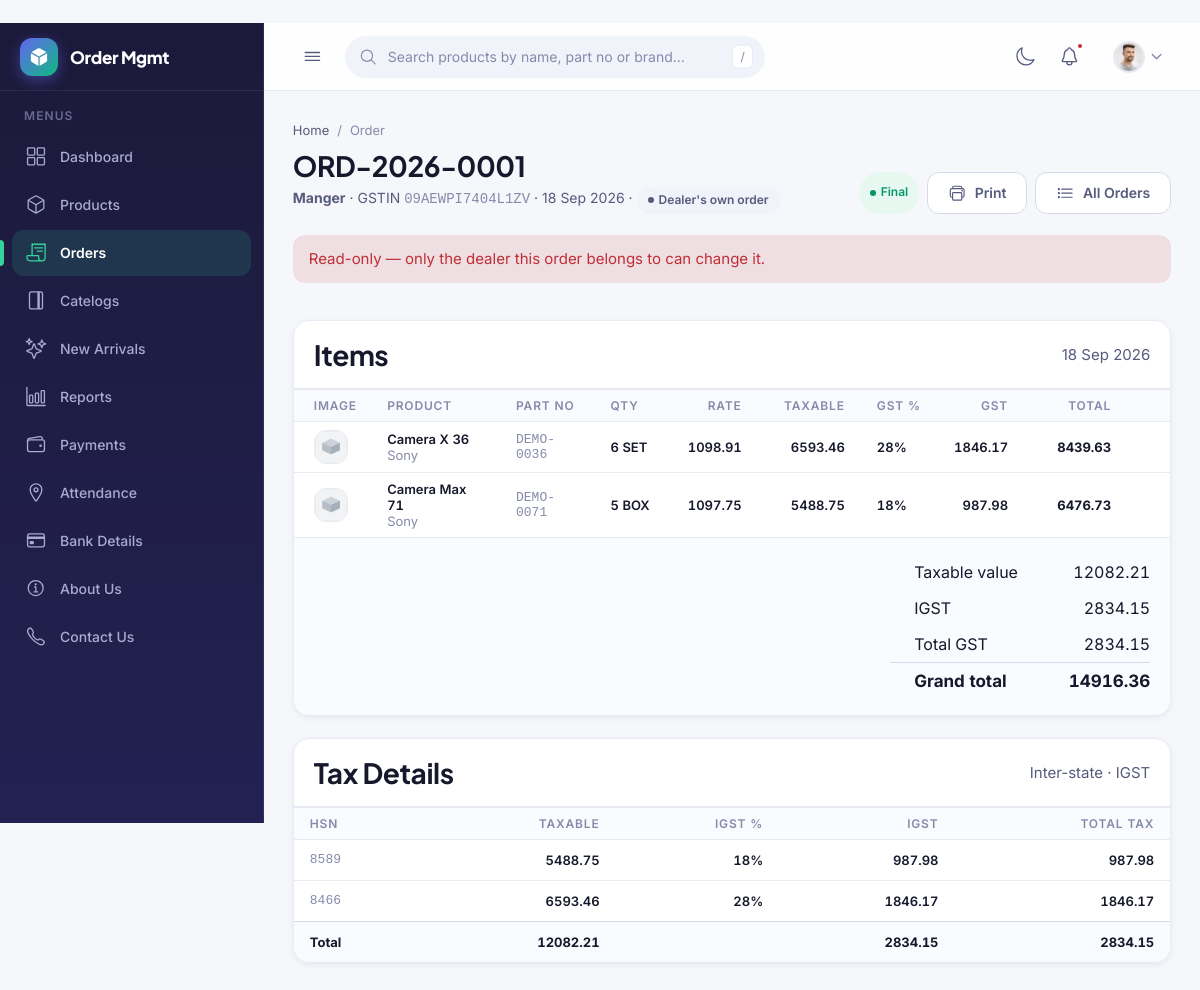
The app's page /myorder/71/ (signed in) with its own data.
### myorder/models.py (models this page shows, shortened)
class Order(models.Model):
    class Status(models.TextChoices):
        DRAFT = "draft", "Draft"
        HOLD = "hold", "On hold"
        FINAL = "final", "Final"
    dealer = models.ForeignKey(DealerProfile, on_delete=models.PROTECT, related_name="orders")
    sales_executive = models.ForeignKey(
        SalesExecutive,
        on_delete=models.PROTECT,
        related_name="orders",
        null=True, blank=True,
        help_text="Leave empty when the dealer placed the order themselves.",
    )
    order_no = models.CharField(max_length=20, unique=True, blank=True)
    status = models.CharField(max_length=5, choices=Status.choices, default=Status.DRAFT)
    ordered_on = models.DateField(default=timezone.localdate)
    created_at = models.DateTimeField(auto_now_add=True)
    updated_at = models.DateTimeField(auto_now=True)
    class Meta:
        ordering = ["-pk"]
    @property
    def is_direct(self):
        return self.sales_executive_id is None
    @property
    def is_draft(self):
        return self.status == self.Status.DRAFT
    @property
    def is_hold(self):
        return self.status == self.Status.HOLD
    @property
    def total_net(self):
        return sum((i.line_net for i in self.items.all()), Decimal("0.00"))
    @property
    def total_gst(self):
        return sum((i.line_gst for i in self.items.all()), Decimal("0.00"))
    @property
    def total_amount(self):
        return self.total_net + self.total_gst
    @staticmethod
    def _halve(tax):
        cgst = (tax / 2).quantize(Decimal("0.01"), rounding=ROUND_HALF_UP)
        return cgst, tax - cgst
    @property
    def gst_breakup(self):
        groups = {}
        for item in self.items.all():
            key = (item.product.hsn, item.gst)
            row = groups.get(key)
            if row is None:
                row = groups[key] = {
                    "hsn": item.product.hsn,
                    "rate": item.gst,
                    "half_rate": (item.gst / 2).quantize(Decimal("0.01")),
                    "qty": 0,
                    "taxable": Decimal("0.00"),
                    "tax": Decimal("0.00"),
                }
            row["qty"] += item.qty
            row["taxable"] += item.line_net
            row["tax"] += item.line_gst
        rows = sorted(groups.values(), key=lambda r: (r["rate"], r["hsn"]))
        for row in rows:
            row["cgst"], row["sgst"] = self._halve(row["tax"])
            row["igst"] = row["tax"]
        return rows

class OrderItem(models.Model):
    order = models.ForeignKey(Order, on_delete=models.CASCADE, related_name="items")
    product = models.ForeignKey(Product, on_delete=models.PROTECT, related_name="order_items")
    qty = models.PositiveIntegerField(default=1)
    rate = models.DecimalField("Rate (net)", max_digits=12, decimal_places=2)
    gst = models.DecimalField("GST %", max_digits=5, decimal_places=2)
    created_at = models.DateTimeField(auto_now_add=True)
    updated_at = models.DateTimeField(auto_now=True)
    class Meta:
        ordering = ["id"]
        constraints = [
            models.UniqueConstraint(fields=["order", "product"], name="unique_product_per_order")
        ]
    @property
    def line_net(self):
        return (self.rate * self.qty).quantize(Decimal("0.01"))
    @property
    def line_gst(self):
        return (self.line_net * self.gst / 100).quantize(Decimal("0.01"))
    @property
    def line_total(self):
        return self.line_net + self.line_gst

### delaer/models.py (models this page shows, shortened)
class DealerProfile(models.Model):
    user = models.OneToOneField(
        settings.AUTH_USER_MODEL,
        on_delete=models.CASCADE,
        related_name="dealer_profile",
    )
    name = models.CharField("Company name", max_length=200)
    address = models.TextField("Address")
    state = models.CharField(
        max_length=80, blank=True,
        help_text="Decides CGST+SGST (same state as us) or IGST (different).",
    )
    gstin = models.CharField("GSTIN", max_length=15, unique=True, validators=[GSTIN_VALIDATOR])
    mobile = models.CharField("Mobile", max_length=10, validators=[MOBILE_VALIDATOR])
    email = models.EmailField("Email")
    created_at = models.DateTimeField(auto_now_add=True)
    updated_at = models.DateTimeField(auto_now=True)
    class Meta:
        ordering = ["name"]
        verbose_name = "Dealer profile"
        verbose_name_plural = "Dealer profiles"

### products/models.py (models this page shows, shortened)
class Product(models.Model):
    objects = ProductQuerySet.as_manager()
    class TaxType(models.TextChoices):
        INCLUSIVE = "inclusive", "Price includes GST"
        EXCLUSIVE = "exclusive", "Price excludes GST"
    GST_CHOICES = [
        (Decimal("0.00"), "0%"),
        (Decimal("1.00"), "1%"),
        (Decimal("2.00"), "2%"),
        (Decimal("3.00"), "3%"),
        (Decimal("5.00"), "5%"),
        (Decimal("12.00"), "12%"),
        (Decimal("18.00"), "18%"),
        (Decimal("28.00"), "28%"),
        (Decimal("40.00"), "40%"),
    ]
    name = models.CharField(max_length=200)
    partno = models.CharField("Part number", max_length=60, unique=True)
    brand = models.ForeignKey(Brand, on_delete=models.PROTECT, related_name="products")
    unit = models.ForeignKey(Unit, on_delete=models.PROTECT, related_name="products")
    hsn = models.CharField("HSN code", max_length=8)
    gst = models.DecimalField(
        "GST %", max_digits=5, decimal_places=2, choices=GST_CHOICES, default=Decimal("18.00")
    )
    price = models.DecimalField(max_digits=12, decimal_places=2)
    price_tax_type = models.CharField(
        "Price is",
        max_length=9,
        choices=TaxType.choices,
        default=TaxType.EXCLUSIVE,
        help_text="Whether the price above already has GST in it.",
    )
    stock = models.PositiveIntegerField(default=0)
    barcode = models.CharField(max_length=64, unique=True, null=True, blank=True)
    alias = models.CharField(max_length=120, blank=True)
    category = models.CharField(max_length=60, blank=True)
    retail_price = models.DecimalField(max_digits=12, decimal_places=2, default=Decimal("0.00"))
    wholesale_price = models.DecimalField(max_digits=12, decimal_places=2, default=Decimal("0.00"))
    tally_guid = models.CharField(max_length=120, blank=True)
    is_active = models.BooleanField(default=True)
    desc = models.TextField("Description", blank=True)
    image_front = models.ImageField("Front image", upload_to="products/", blank=True)
    image_back = models.ImageField("Back image", upload_to="products/", blank=True)
    image_left = models.ImageField("Left image", upload_to="products/", blank=True)
    image_right = models.ImageField("Right image", upload_to="products/", blank=True)
    created_at = models.DateTimeField(auto_now_add=True)
    updated_at = models.DateTimeField(auto_now=True)
    class Meta:
        ordering = ["name"]
    LOW_STOCK_AT = 5
    @staticmethod
    def _url(field):
        return field.url if field else static(DEFAULT_IMAGE)
    @property
    def front_url(self):
        return self._url(self.image_front)

class Brand(models.Model):
    name = models.CharField(max_length=120, unique=True)
    created_at = models.DateTimeField(auto_now_add=True)
    updated_at = models.DateTimeField(auto_now=True)
    class Meta:
        ordering = ["name"]
    def __str__(self):
        return self.name

class Unit(models.Model):
    name = models.CharField(max_length=20, unique=True)
    created_at = models.DateTimeField(auto_now_add=True)
    updated_at = models.DateTimeField(auto_now=True)
    class Meta:
        ordering = ["name"]
    def __str__(self):
        return self.name

### myorder/views.py (the view)
# urls.py: path("<int:pk>/", views.edit, name="edit"),
@login_required
def edit(request, pk):
    order = get_object_or_404(_visible_orders(request), pk=pk)
    mine = _own_orders(request).filter(pk=order.pk).exists()
    can_edit = mine and order.is_draft
    if request.method == "POST" and can_edit:
        form = OrderItemForm(request.POST, order=order)
        if form.is_valid():
            product = form.cleaned_data["product"]
            error = _add_line(order, product, form.cleaned_data["qty"])
            if error:
                messages.error(request, error)
            else:
                messages.success(request, f"{product.name} added.")
            return redirect("myorder:edit", pk=order.pk)
    else:
        form = OrderItemForm(order=order)
    return render(request, "orders/order_edit.html", {
        "order": order,
        "form": form,
        "can_edit": can_edit,
        "mine": mine,
        **_tax_context(order),
    })

### templates/orders/order_edit.html (shortened to what this page needs)
{% extends "mybase.html" %}
{% load static %}
{% block page_path %}Order{% endblock %}
{% block page_title %}{{ order.order_no }}{% endblock %}
{% block page_sub %}
<p class="page-sub">
    <strong>{{ order.dealer.name }}</strong>
    {% if order.dealer.gstin %}&middot; GSTIN <code class="dim">{{ order.dealer.gstin }}</code>{% endif %}
    &middot; {{ order.ordered_on|date:"j M Y" }}
    &middot;
    {% if order.is_direct %}
    <span class="badge badge--neutral">Dealer's own order</span>
    {% else %}
    <span class="badge badge--info">
        {{ order.sales_executive.name }} &middot; {{ order.sales_executive.code }}
    </span>
    {% endif %}
</p>
{% endblock %}
{% block content %}
<div class="page-head__actions">
    <span class="badge badge--{% if order.is_draft %}warning{% else %}success{% endif %}">
        {{ order.get_status_display }}
    </span>
    {% if not order.is_draft %}
    <a class="btn btn--ghost" href="{% url 'myorder:print' order.pk %}" target="_blank">
        <ion-icon name="print-outline"></ion-icon> Print
    </a>
    {% endif %}
    <a class="btn btn--ghost" href="{% url 'myorder:myorder' %}">
        <ion-icon name="list-outline"></ion-icon> All Orders
    </a>
</div>
</div>
{% if not mine %}
<div class="form-alert">
    Read-only &mdash; only the dealer this order belongs to can change it.
</div>
{% endif %}
<section class="panel">
    <div class="toolbar">
        <h2 class="page-title">Items</h2>
        <span class="muted">{{ order.ordered_on|date:"j M Y" }}</span>
    </div>
    <div class="table-wrap">
        <table class="table table--stack table--fixed">
            <colgroup>
                <col class="w-img"><col class="w-name"><col class="w-code">
                <col class="w-qty"><col class="w-money"><col class="w-money">
                <col class="w-pct"><col class="w-money"><col class="w-money">
                <col class="w-act">
            </colgroup>
            <thead>
                <tr>
                    <th class="hide-sm">Image</th>
                    <th>Product</th>
                    <th class="hide-sm">Part No</th>
                    <th class="num">Qty</th>
                    <th class="num hide-sm">Rate</th>
                    <th class="num hide-sm">Taxable</th>
                    <th class="num">GST %</th>
                    <th class="num">GST</th>
                    <th class="num">Total</th>
                    <th class="actions"><span class="sr-only">Remove</span></th>
                </tr>
            </thead>
            <tbody>
                {% for item in order.items.all %}
                <tr>
                    <td data-label="Image" class="hide-sm">
                        <img class="cell-img" src="{{ item.product.front_url }}" alt="" loading="lazy">
                    </td>
                    <td data-label="Product">
                        <div class="cell-user">
                            <div>
                                <a href="{% url 'products:detail' item.product.pk %}"><strong>{{ item.product.name }}</strong></a>
                                <small>{{ item.product.brand }}</small>
                            </div>
                        </div>
                    </td>
                    <td data-label="Part No" class="hide-sm"><code class="dim">{{ item.product.partno }}</code></td>
                    <td data-label="Qty" class="num">{{ item.qty }} {{ item.product.unit }}</td>
                    <td data-label="Rate" class="num hide-sm">{{ item.rate }}</td>
                    <td data-label="Taxable" class="num hide-sm">{{ item.line_net }}</td>
                    <td data-label="GST %" class="num">{{ item.gst|floatformat:"-2" }}%</td>
                    <td data-label="GST" class="num">{{ item.line_gst }}</td>
                    <td data-label="Total" class="num"><strong>{{ item.line_total }}</strong></td>
                    <td class="actions">
                    </td>
                </tr>
                {% endfor %}
            </tbody>
        </table>
    </div>
    {% if order.items.all %}
    <div class="panel__foot">
        <div class="table-wrap">
        <table class="om-totals">
            <tr><td>Taxable value</td><td class="num">{{ order.total_net }}</td></tr>
            {% if same_state %}
            <tr><td>CGST</td><td class="num">{{ cgst }}</td></tr>
            <tr><td>SGST</td><td class="num">{{ sgst }}</td></tr>
            {% else %}
            <tr><td>IGST</td><td class="num">{{ igst }}</td></tr>
            {% endif %}
            <tr><td>Total GST</td><td class="num">{{ order.total_gst }}</td></tr>
            <tr class="om-totals__grand"><td>Grand total</td><td class="num">{{ order.total_amount }}</td></tr>
        </table>
        </div>
    </div>
    {% endif %}
</section>
{% if order.items.all %}
<section class="panel">
    <div class="toolbar">
        <h2 class="page-title">Tax Details</h2>
        <span class="muted">
            {% if same_state %}Intra-state &middot; CGST + SGST{% else %}Inter-state &middot; IGST{% endif %}
        </span>
    </div>
    {% include "orders/_tax_summary.html" with table_class="table table--stack" %}
</section>
{% endif %}
{% endblock %}

### templates/orders/_tax_summary.html (shortened to what this page needs)
<div class="table-wrap">
<table class="{{ table_class|default:'table table--mini' }}">
    <thead>
        <tr>
            <th>HSN</th>
            <th class="num">Taxable</th>
            {% if same_state %}
            <th class="num">CGST %</th>
            <th class="num">CGST</th>
            <th class="num">SGST %</th>
            <th class="num">SGST</th>
            {% else %}
            <th class="num">IGST %</th>
            <th class="num">IGST</th>
            {% endif %}
            <th class="num">Total Tax</th>
        </tr>
    </thead>
    <tbody>
        {% for row in tax_rows %}
        <tr>
            <td data-label="HSN"><code class="dim">{{ row.hsn|default:"—" }}</code></td>
            <td data-label="Taxable" class="num">{{ row.taxable }}</td>
            {% if same_state %}
            <td data-label="CGST %" class="num">{{ row.half_rate|floatformat:"-2" }}%</td>
            <td data-label="CGST" class="num">{{ row.cgst }}</td>
            <td data-label="SGST %" class="num">{{ row.half_rate|floatformat:"-2" }}%</td>
            <td data-label="SGST" class="num">{{ row.sgst }}</td>
            {% else %}
            <td data-label="IGST %" class="num">{{ row.rate|floatformat:"-2" }}%</td>
            <td data-label="IGST" class="num">{{ row.igst }}</td>
            {% endif %}
            <td data-label="Total Tax" class="num">{{ row.tax }}</td>
        </tr>
        {% endfor %}
    </tbody>
    <tfoot>
        <tr>
            <td><strong>Total</strong></td>
            <td class="num"><strong>{{ order.total_net }}</strong></td>
            {% if same_state %}
            <td class="hide-sm"></td>
            <td class="num"><strong>{{ cgst }}</strong></td>
            <td class="hide-sm"></td>
            <td class="num"><strong>{{ sgst }}</strong></td>
            {% else %}
            <td class="hide-sm"></td>
            <td class="num"><strong>{{ igst }}</strong></td>
            {% endif %}
            <td class="num"><strong>{{ order.total_gst }}</strong></td>
        </tr>
    </tfoot>
</table>
</div>

### records on screen
Order: order_no "ORD-2026-0001", dealer.name "Manger", dealer.gstin "09AEWPI7404L1ZV", ordered_on "18 Sep 2026", status "Final", total_net "12082.21", total_gst "2834.15", total_amount "14916.36"
OrderItem: product.name "Camera X 36", product.brand "Sony", product.partno "DEMO-0036", qty "6", product.unit "SET", rate "1098.91", line_net "6593.46", gst "28", line_gst "1846.17", line_total "8439.63", rate "28"
OrderItem: product.name "Camera Max 71", product.brand "Sony", product.partno "DEMO-0071", qty "5", product.unit "BOX", rate "1097.75", line_net "5488.75", gst "18", line_gst "987.98", line_total "6476.73", rate "18"
Product: hsn "8589"
Product: hsn "8466"

### other values on screen
{{ igst }} "2834.15"
{{ row.taxable }} "5488.75" "6593.46"
{{ row.igst }} "987.98" "1846.17"
{{ row.tax }} "987.98" "1846.17"
